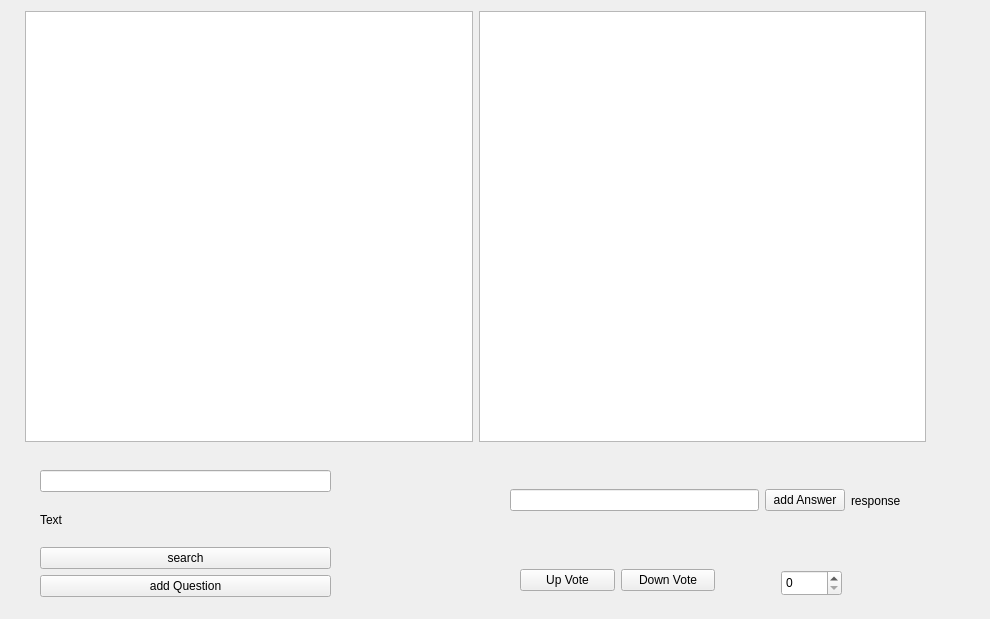
<?xml version="1.0" encoding="UTF-8"?>
<ui version="4.0">
 <class>userGUI</class>
 <widget class="QWidget" name="userGUI">
  <property name="geometry">
   <rect>
    <x>0</x>
    <y>0</y>
    <width>990</width>
    <height>619</height>
   </rect>
  </property>
  <property name="windowTitle">
   <string>userGUI</string>
  </property>
  <widget class="QWidget" name="layoutWidget">
   <property name="geometry">
    <rect>
     <x>40</x>
     <y>470</y>
     <width>291</width>
     <height>127</height>
    </rect>
   </property>
   <layout class="QGridLayout" name="gridLayout">
    <item row="0" column="0">
     <widget class="QLineEdit" name="QestionTextlineEdit"/>
    </item>
    <item row="1" column="0">
     <widget class="QLabel" name="label">
      <property name="text">
       <string>Text</string>
      </property>
     </widget>
    </item>
    <item row="2" column="0">
     <widget class="QPushButton" name="pushButton">
      <property name="text">
       <string>search</string>
      </property>
     </widget>
    </item>
    <item row="3" column="0">
     <widget class="QPushButton" name="addPushButton">
      <property name="text">
       <string>add Question</string>
      </property>
     </widget>
    </item>
   </layout>
  </widget>
  <widget class="QWidget" name="layoutWidget">
   <property name="geometry">
    <rect>
     <x>510</x>
     <y>450</y>
     <width>391</width>
     <height>101</height>
    </rect>
   </property>
   <layout class="QHBoxLayout" name="horizontalLayout">
    <item>
     <widget class="QLineEdit" name="answearLpineEdit"/>
    </item>
    <item>
     <widget class="QPushButton" name="answerPushButton">
      <property name="text">
       <string>add Answer</string>
      </property>
     </widget>
    </item>
    <item>
     <widget class="QLabel" name="label_2">
      <property name="text">
       <string>response</string>
      </property>
     </widget>
    </item>
   </layout>
  </widget>
  <widget class="QWidget" name="layoutWidget">
   <property name="geometry">
    <rect>
     <x>25</x>
     <y>11</y>
     <width>901</width>
     <height>431</height>
    </rect>
   </property>
   <layout class="QHBoxLayout" name="horizontalLayout_2">
    <item>
     <widget class="QListWidget" name="questionListWidget"/>
    </item>
    <item>
     <widget class="QListWidget" name="answearsListWidget"/>
    </item>
   </layout>
  </widget>
  <widget class="QSpinBox" name="spinBox">
   <property name="geometry">
    <rect>
     <x>781</x>
     <y>570</y>
     <width>61</width>
     <height>26</height>
    </rect>
   </property>
  </widget>
  <widget class="QWidget" name="">
   <property name="geometry">
    <rect>
     <x>520</x>
     <y>560</y>
     <width>195</width>
     <height>41</height>
    </rect>
   </property>
   <layout class="QHBoxLayout" name="horizontalLayout_3">
    <item>
     <widget class="QPushButton" name="pushButton_2">
      <property name="text">
       <string>Up Vote</string>
      </property>
     </widget>
    </item>
    <item>
     <widget class="QPushButton" name="pushButton_3">
      <property name="text">
       <string>Down Vote</string>
      </property>
     </widget>
    </item>
   </layout>
  </widget>
 </widget>
 <resources/>
 <connections/>
</ui>
